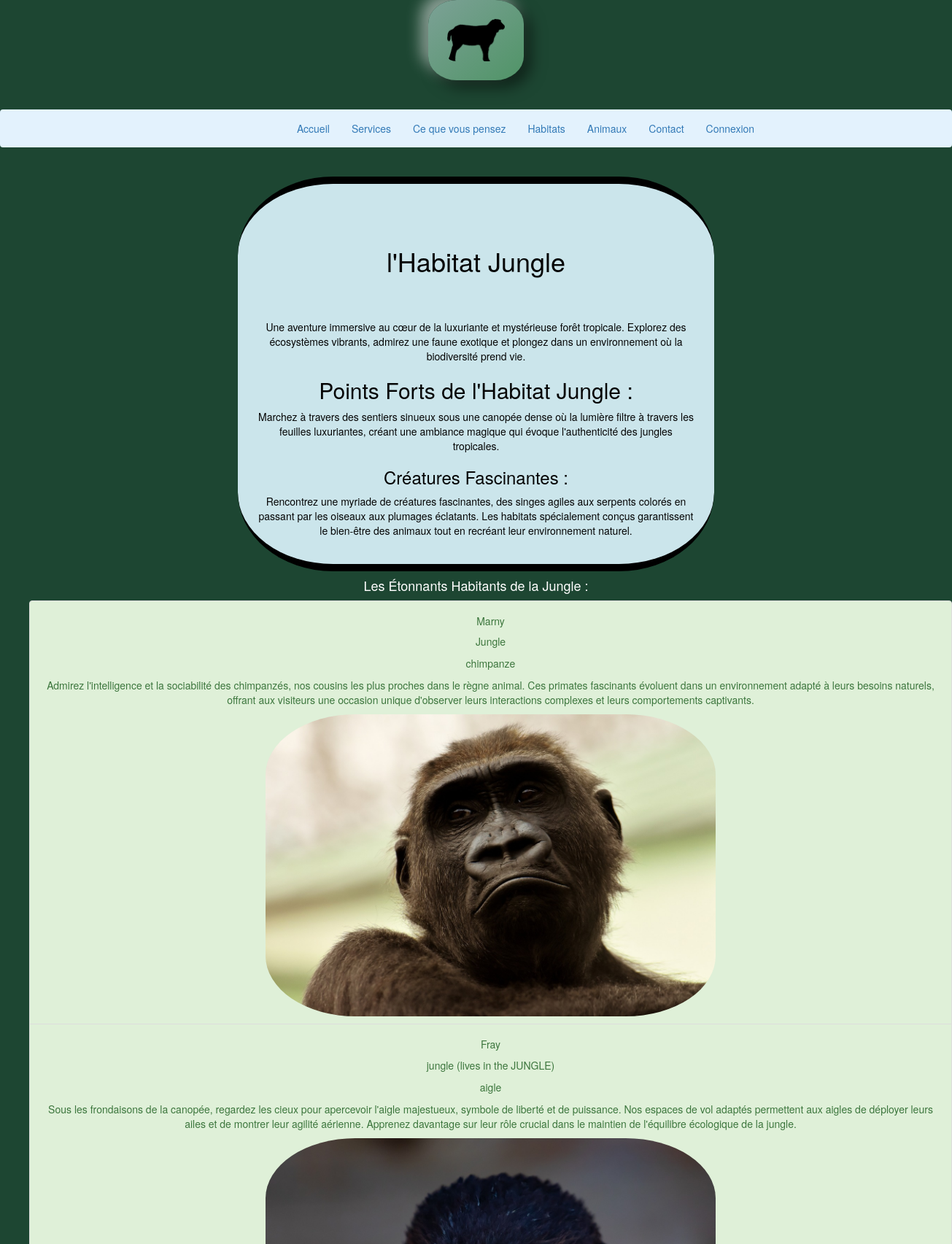
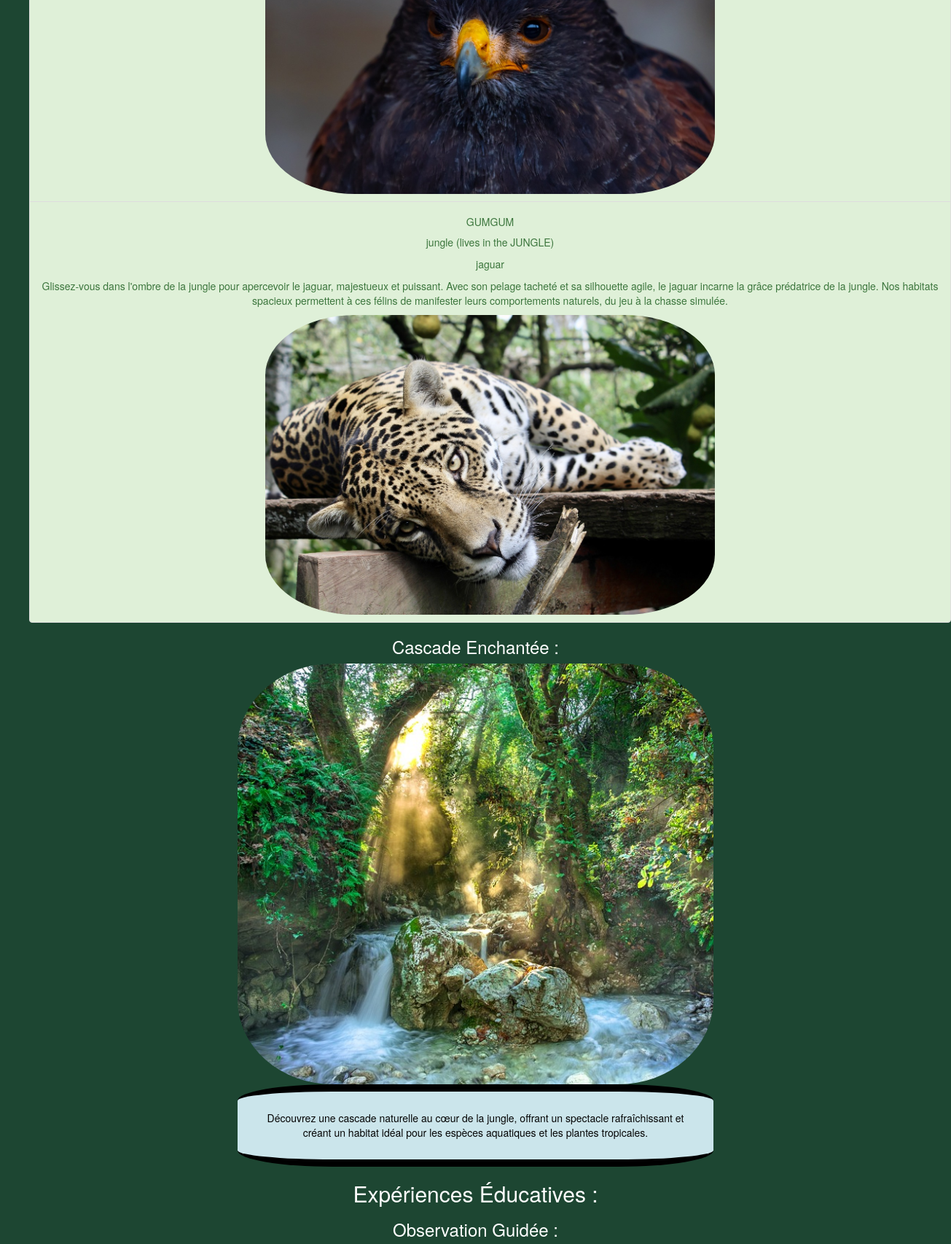
/php/jungle.php (upper part), run on the app's committed database (2 pictures, top to bottom).
### tables this page shows
CREATE TABLE `animaux` (
  `id` int NOT NULL AUTO_INCREMENT,
  `prenom` varchar(255) NOT NULL,
  `race` varchar(255) NOT NULL,
  `habitat` varchar(255) NOT NULL,
  `view` int DEFAULT '0',
  PRIMARY KEY (`id`)
);

### php/jungle.php (the view, shortened to what this page needs)
<!DOCTYPE html>
<html lang="fr">
<head>
</head>
<body class='vitrine-accueil'>
    <?php include "_partial/header.php"; ?>
    <br>
    <?php include "_partial/navbar.php"; ?>
    <br>
    <?php
    require('connexion.php');
    $sql = "SELECT * FROM animaux WHERE habitat
    LIKE '%jungle%' OR '%Jungle%'";
    $result = mysqli_query($conn, $sql);
    $row = mysqli_fetch_all($result, MYSQLI_ASSOC);
    ?>
    <div class="ac-p">
        <h1>l'Habitat Jungle</h1>
        <p>Une aventure immersive au cœur de la luxuriante et mystérieuse forêt tropicale. Explorez des écosystèmes vibrants, admirez une faune exotique et plongez dans un environnement où la biodiversité prend vie.</p>
        <h2>Points Forts de l'Habitat Jungle :</h2>
        <p> Marchez à travers des sentiers sinueux sous une canopée dense où la lumière filtre à travers les feuilles luxuriantes, créant une ambiance magique qui évoque l'authenticité des jungles tropicales.</p>
        <h3>Créatures Fascinantes :</h3>
        <p>Rencontrez une myriade de créatures fascinantes, des singes agiles aux serpents colorés en passant par les oiseaux aux plumages éclatants. Les habitats spécialement conçus garantissent le bien-être des animaux tout en recréant leur environnement naturel.</p>
    </div>
    <h4>Les Étonnants Habitants de la Jungle :</h4>
    <ul class="animal-list">
        <?php foreach ($row as $animal) : ?>
            <li href="#" class="list-group-item list-group-item-action list-group-item-success" class="animal-item">
                <div class="card">
                    <div class="card-body">
                        <h5 class="card-title"><?php echo $animal['prenom']; ?></h5>
                        <p class="card-text">
                            <?php echo $animal['habitat']; ?>
                            <?php if (strpos($animal['habitat'], 'jungle') !== false) : ?>
                                (lives in the JUNGLE)
                            <?php endif; ?>
                        </p>
                        <p><?php echo $animal['race']; ?></p>
                        <?php if ($animal['race'] == 'chimpanze') : ?>
                            <p>Admirez l'intelligence et la sociabilité des chimpanzés, nos cousins les plus proches dans le règne animal. Ces primates fascinants évoluent dans un environnement adapté à leurs besoins naturels, offrant aux visiteurs une occasion unique d'observer leurs interactions complexes et leurs comportements captivants.</p>
                            <img src="../images/chimpanzee2.jpg" alt="chimpanze" class='habit-img'>
                        <?php elseif ($animal['race'] == 'jaguar') : ?>
                            <p>Glissez-vous dans l'ombre de la jungle pour apercevoir le jaguar, majestueux et puissant. Avec son pelage tacheté et sa silhouette agile, le jaguar incarne la grâce prédatrice de la jungle. Nos habitats spacieux permettent à ces félins de manifester leurs comportements naturels, du jeu à la chasse simulée.</p>
                            <img src="../images/jaguar1.jpg" alt="jaguar" class='habit-img'>
                        <?php else : ?>
                            <p>Sous les frondaisons de la canopée, regardez les cieux pour apercevoir l'aigle majestueux, symbole de liberté et de puissance. Nos espaces de vol adaptés permettent aux aigles de déployer leurs ailes et de montrer leur agilité aérienne. Apprenez davantage sur leur rôle crucial dans le maintien de l'équilibre écologique de la jungle.</p>
                            <img src="../images/aigle6.jpg" alt="aigle" class='habit-img'>
                        <?php endif ?>
                    </div>
                </div>
            </li>
        <?php endforeach; ?>
    </ul>
    <h3>Cascade Enchantée :</h3>
    <img src="../images/jungle2.jpg" alt="jungle" class='habit-img'>
    <p class="ac-p">Découvrez une cascade naturelle au cœur de la jungle, offrant un spectacle rafraîchissant et créant un habitat idéal pour les espèces aquatiques et les plantes tropicales.</p>
    <h2>Expériences Éducatives :</h2>
    <h3>Observation Guidée :</h3>
    <br>
    <?php include "_partial/footer.php"; ?>
    <br>
</body>
</html>

### css/styles.css (style rules this page uses)
h1 { margin: 10%; }
img { width: 100%; height: auto; }
.vitrine-accueil { background-color: #1d4632; text-align: center; color: white; }
.ac-p { border-radius: 20%; border-top: #000000 solid 10px; border-bottom: #000000 solid 10px; border-right: transparent; padding: 2%; margin: 0 auto; width: 50%; background-color: #cbe5eb; color: #040404; }
.habit-img { width:50%; border-radius: 20%; }

### data on the page
animaux: prenom "Marny", habitat "Jungle", race "chimpanze"
animaux: prenom "Fray", habitat "jungle", shows "(lives in the JUNGLE)", race "aigle"
animaux: prenom "GUMGUM", habitat "jungle", shows "(lives in the JUNGLE)", race "jaguar"
